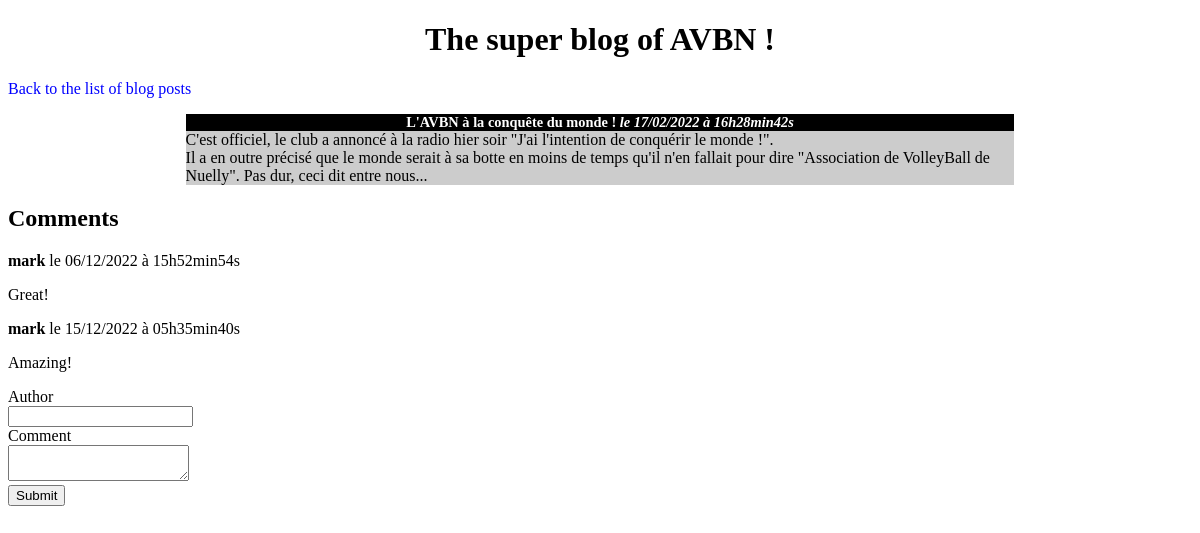
Screenshot of /blog/index.php?action=post&id=2 with the database file from the repository.
### tables this page shows
CREATE TABLE `comments` (
  `id` int(11) NOT NULL,
  `post_id` int(11) NOT NULL,
  `author` varchar(255) NOT NULL,
  `comment` text NOT NULL,
  `comment_date` datetime NOT NULL
);

### blog/src/controllers/post.php (called while the page is built)
<?php
require_once('src/model.php');
function post(string $identifier)
{
    $post = getPostWithComments($identifier);
    require('templates/post.php');
}

### blog/src/model.php (called while the page is built, shortened)
<?php
function dbConnect() {
    try {
      $database = new PDO('mysql:host=localhost;dbname=blog;charset=utf8;port=3306', 'root', 'root');
      return $database;
    } catch(Exception $e) {
        die('Error : '.$e->getMessage());
    }
}
function getPostWithComments(string $identifier) {
    $database = dbConnect();
    $retrievePostWithComments = $database->prepare(
        "SELECT *, DATE_FORMAT(c.comment_date, '%d/%m/%Y à %Hh%imin%ss') AS french_creation_date, DATE_FORMAT(p.creation_date, '%d/%m/%Y à %Hh%imin%ss') AS french_post_date FROM posts p LEFT JOIN comments c on p.post_id = c.post_id WHERE p.post_id = :post_id"
    );
    $retrievePostWithComments->execute([
        'post_id' => $identifier,
    ]);
    $postWithComments = $retrievePostWithComments->fetchAll(PDO::FETCH_ASSOC);
    $post = [
        'post_id' => $postWithComments[0]['post_id'],
        'title' => $postWithComments[0]['title'],
        'content' => $postWithComments[0]['content'],
        'creation_date' => $postWithComments[0]['french_post_date'],
        'comments' => [],
    ];
    foreach($postWithComments as $comment) {
        if (!is_null($comment['id'])) {
            $post['comments'][] = [
                'id' => $comment['id'],
                'author' => $comment['author'],
                'comment' => $comment['comment'],
                'comment_date' => $comment['french_creation_date'],
            ];
        }
    }
    return $post;
}

### blog/templates/post.php (the view, shortened to what this page needs)
  <h1>The super blog of AVBN !</h1>
  <p><a href="index.php">Back to the list of blog posts</a></p>
  <div class="news">
      <h3>
          <?= htmlspecialchars($post['title']) ?>
          <em>le <?= $post['creation_date'] ?></em>
      </h3>
        <p>
          <?= nl2br(htmlspecialchars($post['content'])) ?>
      </p>
  </div>
  <h2>Comments</h2>
  <?php
  foreach ($post['comments'] as $comment) : ?>
      <p><strong><?= htmlspecialchars($comment['author']) ?></strong> le <?= $comment['comment_date'] ?></p>
      <p><?= nl2br(htmlspecialchars($comment['comment'])) ?></p>
  <?php endforeach ?>
<form action="index.php?action=addComment&id=<?= $post['post_id'] ?>" method="post">
    <div>
        <label for="author">Author</label><br />
        <input type="text" id="author" name="author" />
    </div>
    <div>
        <label for="comment">Comment</label><br />
        <textarea id="comment" name="comment"></textarea>
    </div>
    <div>
        <input type="submit" />
    </div>
</form>
<?php $content = ob_get_clean(); ?>
<?php require('layout.php') ?>

### blog/index.php (shortened to what this page needs)
<?php
require_once('src/controllers/homepage.php');
require_once('src/controllers/post.php');
if (isset($_GET['action']) && $_GET['action'] !== '') {
    if ($_GET['action'] === 'post') {
        if (isset($_GET['id']) && $_GET['id'] > 0) {
            $identifier = $_GET['id'];
            post($identifier);
        } else {
            echo 'Error: no blog ID sent';
            die;
        }
    } else {
        echo "404 error: the page you are looking for does not exist.";
    }
} else {
	  homepage();
}

### blog/templates/layout.php (shortened to what this page needs)
<!DOCTYPE html>
<html>
    <head>
        <link href="style.css" rel="stylesheet" />
    </head>
    <body>
        <?= $content ?>
    </body>
</html>

### blog/style.css (style rules this page uses)
h1, h3 { text-align:center; }
h3 { background-color:black; color:white; font-size:0.9em; margin-bottom:0px; }
.news p { background-color:#CCCCCC; margin-top:0px; }
.news { width:70%; margin:auto; }
a { text-decoration: none; color: blue; }

### rows the page displays
comments: author "mark", comment_date "06/12/2022 à 15h52min54s", comment "Great!"
comments: author "mark", comment_date "15/12/2022 à 05h35min40s", comment "Amazing!"

### other values shown
$post['title'] "L'AVBN à la conquête du monde !"
$post['creation_date'] "17/02/2022 à 16h28min42s"
